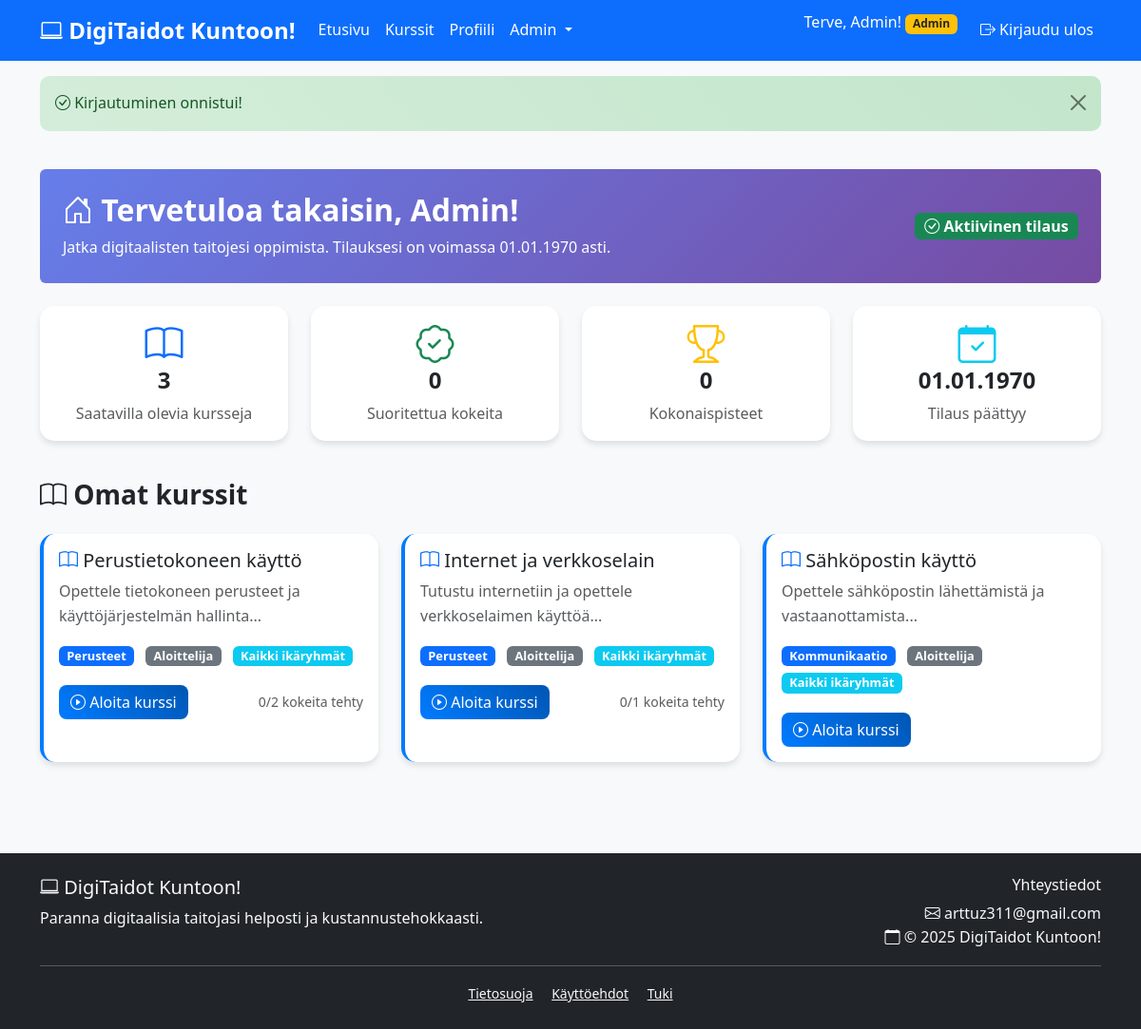
The app's page /digitaidot/dashboard.php?success=logged_in (signed in) with its own data.
### tables this page shows
CREATE TABLE users (
  id INT AUTO_INCREMENT PRIMARY KEY,
  name VARCHAR(100) NOT NULL,
  email VARCHAR(150) UNIQUE NOT NULL,
  password VARCHAR(255) NOT NULL,
  role ENUM('ADMIN','USER') DEFAULT 'USER',
  subscription_active BOOLEAN DEFAULT FALSE,
  subscription_end DATE NULL,
  created_at TIMESTAMP DEFAULT CURRENT_TIMESTAMP
);

CREATE TABLE courses (
  id INT AUTO_INCREMENT PRIMARY KEY,
  title VARCHAR(255) NOT NULL,
  description TEXT,
  category VARCHAR(100),
  difficulty VARCHAR(50),
  age_group VARCHAR(50),
  created_at TIMESTAMP DEFAULT CURRENT_TIMESTAMP
);

### digitaidot/includes/auth.php (called while the page is built, shortened)
<?php
require_once 'db.php';
class Auth {
    private $pdo;
    public function __construct($pdo) {
        $this->pdo = $pdo;
    }
    public function isLoggedIn() {
        return isset($_SESSION['user_id']);
    }
    public function isAdmin() {
        return isset($_SESSION['user_role']) && $_SESSION['user_role'] === 'ADMIN';
    }
    public function hasActiveSubscription() {
        if ($this->isAdmin()) {
            return true;
        }
        return false;
    }
    public function getUser($user_id) {
        try {
            $stmt = $this->pdo->prepare("SELECT * FROM users WHERE id = ?");
            $stmt->execute([$user_id]);
            return $stmt->fetch();
        } catch(PDOException $e) {
            error_log("Käyttäjätietojen hakuvirhe: " . $e->getMessage());
            return false;
        }
    }
}
$auth = new Auth($pdo);
?>

### digitaidot/includes/functions.php (called while the page is built, shortened)
<?php
require_once 'auth.php';
class Functions {
    private $pdo;
    public function __construct($pdo, $auth) {
        $this->pdo = $pdo;
    }
    public function getAllCourses() {
        try {
            $stmt = $this->pdo->prepare("SELECT * FROM courses ORDER BY created_at DESC");
            $stmt->execute();
            return $stmt->fetchAll();
        } catch(PDOException $e) {
            error_log("Kurssien hakuvirhe: " . $e->getMessage());
            return [];
        }
    }
    public function getCourseQuizzes($course_id) {
        try {
            $stmt = $this->pdo->prepare("SELECT * FROM quizzes WHERE course_id = ? ORDER BY id ASC");
            $stmt->execute([$course_id]);
            return $stmt->fetchAll();
        } catch(PDOException $e) {
            error_log("Kokeiden hakuvirhe: " . $e->getMessage());
            return [];
        }
    }
    public function getUserQuizResults($user_id) {
        try {
            $stmt = $this->pdo->prepare("
                SELECT qr.*, q.question, c.title as course_title
                FROM quiz_results qr
                JOIN quizzes q ON qr.quiz_id = q.id
                JOIN courses c ON q.course_id = c.id
                WHERE qr.user_id = ?
                ORDER BY qr.taken_at DESC
            ");
            $stmt->execute([$user_id]);
            return $stmt->fetchAll();
        } catch(PDOException $e) {
            error_log("Kokeiden tulosten hakuvirhe: " . $e->getMessage());
            return [];
        }
    }
    public function formatDate($date) {
        $timestamp = strtotime($date);
        return date('d.m.Y', $timestamp);
    }
}
$functions = new Functions($pdo, $auth);
?>

### digitaidot/dashboard.php (the view, shortened to what this page needs)
<?php
require_once 'includes/db.php';
require_once 'includes/auth.php';
require_once 'includes/functions.php';
$functions->requireLogin();
$user = $auth->getUser($_SESSION['user_id']);
$courses = $functions->getAllCourses();
$quiz_results = $functions->getUserQuizResults($_SESSION['user_id']);
include 'includes/header.php';
?>
<div class="container py-4">
    <div class="row mb-4">
        <div class="col-12">
            <div class="welcome-card bg-primary text-white p-4 rounded">
                <div class="row align-items-center">
                    <div class="col-md-8">
                        <h2 class="fw-bold mb-2">
                            <i class="bi bi-house-door"></i>
                            Tervetuloa takaisin, <?php echo htmlspecialchars($user['name']); ?>!
                        </h2>
                        <p class="mb-0">
                            Jatka digitaalisten taitojesi oppimista. Tilauksesi on voimassa
                            <?php echo $functions->formatDate($user['subscription_end']); ?> asti.
                        </p>
                    </div>
                    <div class="col-md-4 text-md-end">
                        <div class="subscription-status">
                            <span class="badge bg-success fs-6">
                                <i class="bi bi-check-circle"></i> Aktiivinen tilaus
                            </span>
                        </div>
                    </div>
                </div>
            </div>
        </div>
    </div>
    <div class="row mb-4">
        <div class="col-md-3 mb-3">
            <div class="card text-center">
                <div class="card-body">
                    <i class="bi bi-book display-6 text-primary mb-2"></i>
                    <h4 class="fw-bold"><?php echo count($courses); ?></h4>
                    <p class="text-muted mb-0">Saatavilla olevia kursseja</p>
                </div>
            </div>
        </div>
        <div class="col-md-3 mb-3">
            <div class="card text-center">
                <div class="card-body">
                    <i class="bi bi-patch-check display-6 text-success mb-2"></i>
                    <h4 class="fw-bold"><?php echo count($quiz_results); ?></h4>
                    <p class="text-muted mb-0">Suoritettua kokeita</p>
                </div>
            </div>
        </div>
        <div class="col-md-3 mb-3">
            <div class="card text-center">
                <div class="card-body">
                    <i class="bi bi-trophy display-6 text-warning mb-2"></i>
                    <h4 class="fw-bold">
                        <?php
                        $total_score = array_sum(array_column($quiz_results, 'score'));
                        echo $total_score;
                        ?>
                    </h4>
                    <p class="text-muted mb-0">Kokonaispisteet</p>
                </div>
            </div>
        </div>
        <div class="col-md-3 mb-3">
            <div class="card text-center">
                <div class="card-body">
                    <i class="bi bi-calendar-check display-6 text-info mb-2"></i>
                    <h4 class="fw-bold">
                        <?php echo $functions->formatDate($user['subscription_end']); ?>
                    </h4>
                    <p class="text-muted mb-0">Tilaus päättyy</p>
                </div>
            </div>
        </div>
    </div>
    <div class="row">
        <div class="col-12">
            <h3 class="fw-bold mb-4">
                <i class="bi bi-book"></i> Omat kurssit
            </h3>
        </div>
    </div>
    <div class="row">
        <?php if (empty($courses)): ?>
            <div class="col-12">
                <div class="alert alert-info text-center">
                    <i class="bi bi-info-circle display-4 mb-3"></i>
                    <h4>Ei kursseja vielä saatavilla</h4>
                    <p class="mb-0">Kurssit lisätään pian. Pysy kuulolla!</p>
                </div>
            </div>
        <?php else: ?>
            <?php foreach ($courses as $course): ?>
            <div class="col-md-6 col-lg-4 mb-4">
                <div class="card h-100 course-card">
                    <div class="card-body">
                        <h5 class="card-title">
                            <i class="bi bi-book text-primary"></i>
                            <?php echo htmlspecialchars($course['title']); ?>
                        </h5>
                        <p class="card-text text-muted">
                            <?php echo htmlspecialchars(substr($course['description'], 0, 120)) . '...'; ?>
                        </p>
                        <div class="course-meta mb-3">
                            <span class="badge bg-primary"><?php echo htmlspecialchars($course['category']); ?></span>
                            <span class="badge bg-secondary"><?php echo htmlspecialchars($course['difficulty']); ?></span>
                            <span class="badge bg-info"><?php echo htmlspecialchars($course['age_group']); ?></span>
                        </div>
                        <div class="d-flex justify-content-between align-items-center">
                            <a href="course.php?id=<?php echo $course['id']; ?>" class="btn btn-primary">
                                <i class="bi bi-play-circle"></i> Aloita kurssi
                            </a>
                            <?php
                            $course_quizzes = $functions->getCourseQuizzes($course['id']);
                            $completed_quizzes = 0;
                            ?>
                            <?php if (!empty($course_quizzes)): ?>
                                <span class="text-muted small">
                                    <?php echo $completed_quizzes; ?>/<?php echo count($course_quizzes); ?> kokeita tehty
                                </span>
                            <?php endif; ?>
                        </div>
                    </div>
                </div>
            </div>
            <?php endforeach; ?>
        <?php endif; ?>
    </div>
</div>
<?php include 'includes/footer.php'; ?>

### digitaidot/includes/header.php (shortened to what this page needs)
<!DOCTYPE html>
<html lang="fi">
<head>
    <link href="https://cdn.jsdelivr.net/npm/bootstrap@5.3.0/dist/css/bootstrap.min.css" rel="stylesheet">
    <link href="https://cdn.jsdelivr.net/npm/bootstrap-icons@1.10.0/font/bootstrap-icons.css" rel="stylesheet">
    <link href="css/style.css" rel="stylesheet">
</head>
<body>
    <nav class="navbar navbar-expand-lg navbar-light bg-primary">
        <div class="container">
            <a class="navbar-brand text-white fw-bold" href="index.php">
                <i class="bi bi-laptop"></i> DigiTaidot Kuntoon!
            </a>
            <div class="collapse navbar-collapse" id="navbarNav">
                <ul class="navbar-nav me-auto">
                    <li class="nav-item">
                        <a class="nav-link text-white" href="index.php">Etusivu</a>
                    </li>
                    <?php if ($auth->isLoggedIn()): ?>
                        <?php if ($auth->hasActiveSubscription()): ?>
                            <li class="nav-item">
                                <a class="nav-link text-white" href="dashboard.php">Kurssit</a>
                            </li>
                        <?php endif; ?>
                        <li class="nav-item">
                            <a class="nav-link text-white" href="profile.php">Profiili</a>
                        </li>
                        <?php if ($auth->isAdmin()): ?>
                            <li class="nav-item dropdown">
                                <a class="nav-link dropdown-toggle text-white" href="#" id="adminDropdown" role="button" data-bs-toggle="dropdown">
                                    Admin
                                </a>
                            </li>
                        <?php endif; ?>
                    <?php endif; ?>
                </ul>
                <ul class="navbar-nav">
                    <?php if ($auth->isLoggedIn()): ?>
                        <li class="nav-item">
                            <span class="navbar-text text-white me-3">
                                Terve, <?php echo htmlspecialchars($_SESSION['user_name']); ?>!
                                <?php if ($auth->isAdmin()): ?>
                                    <span class="badge bg-warning text-dark">Admin</span>
                                <?php elseif ($auth->hasActiveSubscription()): ?>
                                    <span class="badge bg-success">Aktiivinen</span>
                                <?php else: ?>
                                    <span class="badge bg-secondary">Ei tilausta</span>
                                <?php endif; ?>
                            </span>
                        </li>
                        <li class="nav-item">
                            <a class="nav-link text-white" href="logout.php">
                                <i class="bi bi-box-arrow-right"></i> Kirjaudu ulos
                            </a>
                        </li>
                    <?php endif; ?>
                </ul>
            </div>
        </div>
    </nav>
    <?php if (isset($_GET['success'])): ?>
        <?php
        $success_messages = [
            'registered' => 'Rekisteröinti onnistui! Voit nyt kirjautua sisään.',
            'logged_in' => 'Kirjautuminen onnistui!',
            'payment_success' => 'Maksu onnistui! Tilaus on nyt aktiivinen.',
            'course_added' => 'Kurssi lisätty onnistuneesti!',
            'course_updated' => 'Kurssi päivitetty onnistuneesti!',
            'course_deleted' => 'Kurssi poistettu onnistuneesti!',
            'quiz_completed' => 'Koe suoritettu! Tulokset on tallennettu.'
        ];
        $success_message = $success_messages[$_GET['success']] ?? 'Toiminto suoritettu onnistuneesti!';
        ?>
        <div class="container mt-3">
            <div class="alert alert-success alert-dismissible fade show" role="alert">
                <i class="bi bi-check-circle"></i> <?php echo $success_message; ?>
                <button type="button" class="btn-close" data-bs-dismiss="alert"></button>
            </div>
        </div>
    <?php endif; ?>
    <main>

### digitaidot/includes/footer.php (shortened to what this page needs)
    </main>
    <footer class="bg-dark text-light py-4 mt-5">
        <div class="container">
            <div class="row">
                <div class="col-md-6">
                    <h5><i class="bi bi-laptop"></i> DigiTaidot Kuntoon!</h5>
                    <p class="mb-0">Paranna digitaalisia taitojasi helposti ja kustannustehokkaasti.</p>
                </div>
                <div class="col-md-6 text-md-end">
                    <h6>Yhteystiedot</h6>
                    <p class="mb-0">
                        <i class="bi bi-envelope"></i> arttuz311@gmail.com<br>
                        <i class="bi bi-calendar"></i> © <?php echo date('Y'); ?> DigiTaidot Kuntoon!
                    </p>
                </div>
            </div>
            <hr class="my-3">
            <div class="row">
                <div class="col-12 text-center">
                    <small>
                        <a href="#" class="text-light me-3">Tietosuoja</a>
                        <a href="#" class="text-light me-3">Käyttöehdot</a>
                        <a href="#" class="text-light">Tuki</a>
                    </small>
                </div>
            </div>
        </div>
    </footer>
</body>
</html>

### digitaidot/css/style.css (style rules this page uses)
body { font-family: 'Segoe UI', Tahoma, Geneva, Verdana, sans-serif; line-height: 1.6; background-color: #f8f9fa; }
.card { border: none; border-radius: 15px; box-shadow: 0 4px 6px rgba(0, 0, 0, 0.1); transition: transform 0.3s ease, box-shadow 0.3s ease; }
.course-card { border-left: 4px solid #007bff; }
.navbar-brand { font-size: 1.5rem; font-weight: 700; }
.navbar-nav .nav-link { font-weight: 500; transition: color 0.3s ease; }
.btn { border-radius: 8px; font-weight: 500; transition: all 0.3s ease; }
.btn-primary { background: linear-gradient(45deg, #007bff, #0056b3); border: none; }
.welcome-card { background: linear-gradient(135deg, #667eea 0%, #764ba2 100%); border-radius: 15px; }
.course-meta .badge { font-size: 0.8rem; margin-right: 0.5rem; margin-bottom: 0.25rem; }
.alert { border-radius: 10px; border: none; font-weight: 500; }
.alert-success { background: linear-gradient(45deg, #d4edda, #c3e6cb); color: #155724; }
footer { margin-top: auto; }
.fade-in { animation: fadeIn 0.5s ease-in; }

### records on screen
users: name "Admin", subscription_end "01.01.1970"
courses: title "Perustietokoneen käyttö", description "Opettele tietokoneen perusteet ja käyttöjärjestelmän hallinta", category "Perusteet", difficulty "Aloittelija", age_group "Kaikki ikäryhmät", completed_quizzes "0", count($course_quizzes) "2"
courses: title "Internet ja verkkoselain", description "Tutustu internetiin ja opettele verkkoselaimen käyttöä", category "Perusteet", difficulty "Aloittelija", age_group "Kaikki ikäryhmät", completed_quizzes "0", count($course_quizzes) "1"
courses: title "Sähköpostin käyttö", description "Opettele sähköpostin lähettämistä ja vastaanottamista", category "Kommunikaatio", difficulty "Aloittelija", age_group "Kaikki ikäryhmät"

### other values on screen
$_SESSION['user_name'] "Admin"
$success_message "Kirjautuminen onnistui!"
count($courses) "3"
count($quiz_results) "0"
$total_score "0"
